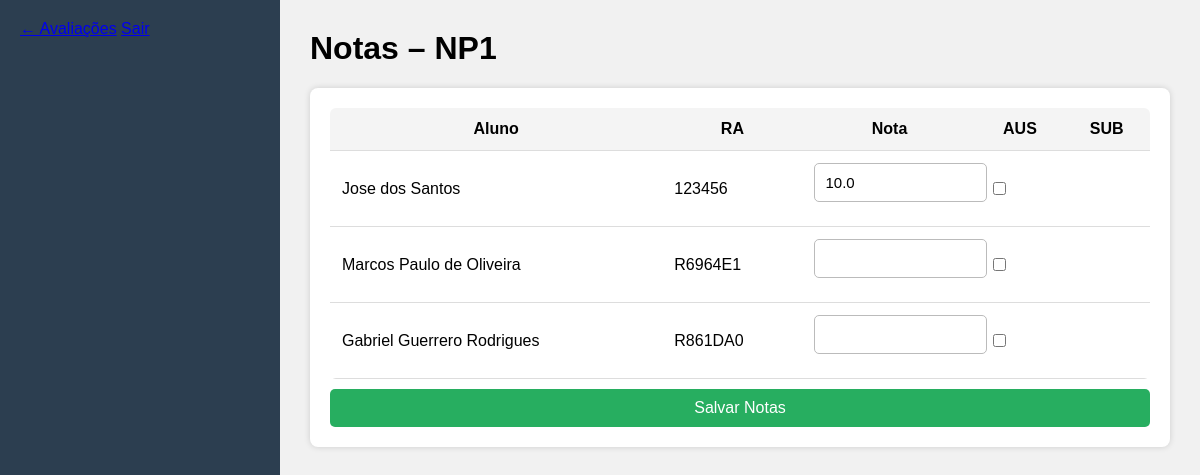
/avaliacoes/1/notas, run on the app's committed database.
### tables this page shows
CREATE TABLE avaliacoes (
    id INTEGER PRIMARY KEY AUTOINCREMENT,
    nome TEXT NOT NULL,
    turma_id INTEGER NOT NULL,
    FOREIGN KEY(turma_id) REFERENCES turmas(id)
);

CREATE TABLE alunos (
    id INTEGER PRIMARY KEY AUTOINCREMENT,
    nome TEXT NOT NULL,
    ra TEXT NOT NULL,
    email TEXT,
    turma_id INTEGER NOT NULL,
    FOREIGN KEY(turma_id) REFERENCES turmas(id)
);

CREATE TABLE notas (
    id INTEGER PRIMARY KEY AUTOINCREMENT,
    avaliacao_id INTEGER NOT NULL,
    aluno_id INTEGER NOT NULL,
    nota REAL,
    ausente INTEGER DEFAULT 0,
    substitutiva REAL,
    FOREIGN KEY(avaliacao_id) REFERENCES avaliacoes(id),
    FOREIGN KEY(aluno_id) REFERENCES alunos(id)
);

### app.py (the view)
@app.route('/avaliacoes/<int:avaliacao_id>/notas')
def notas_avaliacao(avaliacao_id):
    db = get_db()
    avaliacao = db.execute("SELECT * FROM avaliacoes WHERE id=?", (avaliacao_id,)).fetchone()
    turma_id = avaliacao['turma_id']
    alunos = db.execute("SELECT * FROM alunos WHERE turma_id=?", (turma_id,)).fetchall()
    registros = db.execute("SELECT * FROM notas WHERE avaliacao_id=?", (avaliacao_id,)).fetchall()
    notas_dict = {
        n['aluno_id']: {
            "nota": n['nota'],
            "ausente": n['ausente'],
            "substitutiva": n['substitutiva']
        }
        for n in registros
    }
    return render_template(
        'notas.html',
        avaliacao=avaliacao,
        alunos=alunos,
        notas=notas_dict
    )

### app.py (called while the page is built)
def get_db():
    if "db" not in g:
        g.db = sqlite3.connect(DATABASE)
        g.db.row_factory = sqlite3.Row
    return g.db

### templates/notas.html (shortened to what this page needs)
<!DOCTYPE html>
<html lang="pt-BR">
<head>
<link rel="stylesheet" href="/static/styles.css">
</head>
<body>
<div class="layout">
    <aside class="sidebar">
        <a href="/turmas/{{ avaliacao.turma_id }}/avaliacoes">← Avaliações</a>
        <a href="/logout">Sair</a>
    </aside>
    <main>
        <h1>Notas – {{ avaliacao.nome }}</h1>
        <form method="POST" action="/avaliacoes/{{ avaliacao.id }}/notas/salvar" class="card">
            <table class="data-table">
                <tr>
                    <th>Aluno</th>
                    <th>RA</th>
                    <th>Nota</th>
                    <th>AUS</th>
                    <th>SUB</th>
                </tr>
                {% for aluno in alunos %}
                <tr>
                    <td>{{ aluno.nome }}</td>
                    <td>{{ aluno.ra }}</td>
                    <td>
                        <input
                            type="number"
                            name="nota_{{ aluno.id }}"
                            step="0.1"
                            min="0"
                            max="10"
                            value="{% if notas.get(aluno.id) and notas.get(aluno.id).nota is not none %}{{ notas.get(aluno.id).nota }}{% endif %}">
                    </td>
                    <td>
                        <input
                            type="checkbox"
                            name="ausente_{{ aluno.id }}"
                            id="aus_{{ aluno.id }}"
                            onclick="toggleSub({{ aluno.id }})"
                            {% if notas.get(aluno.id) and notas.get(aluno.id).ausente == 1 %}checked{% endif %}>
                    </td>
                    <td>
                    </td>
                </tr>
                {% endfor %}
            </table>
            <button class="btn-primary">Salvar Notas</button>
        </form>
    </main>
</div>
</body>
</html>

### static/styles.css (style rules this page uses)
body { margin: 0; padding: 0; font-family: Arial, sans-serif; background: #f1f1f1; }
.layout { display: flex; min-height: 100vh; }
.sidebar { width: 240px; background: #2c3e50; color: white; padding: 20px; flex-shrink: 0; }
main { padding: 30px; width: 100%; }
h1 { margin-top: 0; }
.card { background: white; padding: 20px; border-radius: 8px; box-shadow: 0px 0px 6px rgba(0,0,0,0.15); margin-bottom: 25px; }
.btn-primary { background: #27ae60; color: white; border: none; padding: 10px 18px; font-size: 16px; border-radius: 5px; cursor: pointer; }
.data-table { width: 100%; border-collapse: collapse; background: white; border-radius: 6px; overflow: hidden; }
.data-table th, .data-table td { padding: 12px; border-bottom: 1px solid #ddd; }
.data-table th { background: #f4f4f4; }
input[type="text"], input[type="email"], input[type="password"], input[type="number"], input[type="date"] { width: 100%; padding: 10px; font-size: 15px; border-radius: 5px; border: 1px solid #bbb; margin-bottom: 12px; }
form { display: flex; flex-direction: column; gap: 10px; }

### data on the page
avaliacoes: nome "NP1"
alunos: nome "Jose dos Santos", ra "123456"
notas: get "10.0"
alunos: nome "Marcos Paulo de Oliveira", ra "R6964E1"
alunos: nome "Gabriel Guerrero Rodrigues", ra "R861DA0"
